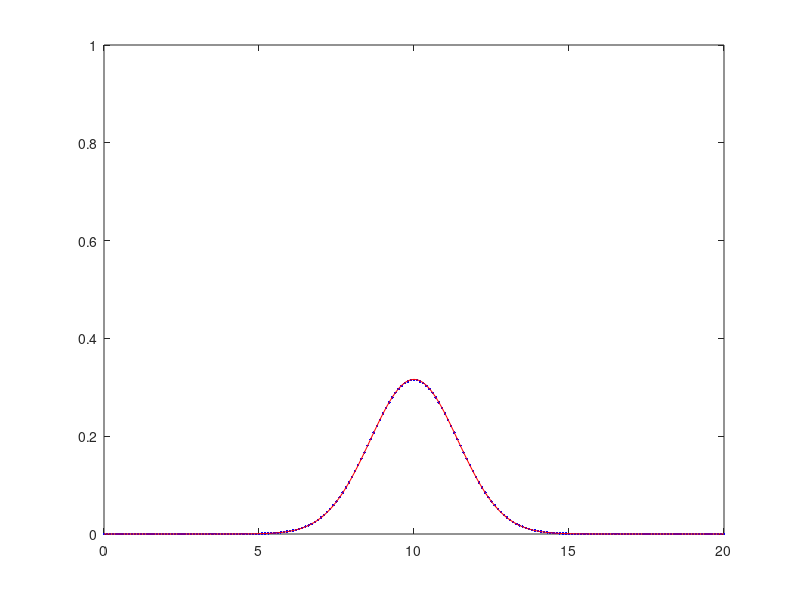

This chart was generated by the following MATLAB code:
%Kendell Crowley
%Lab 3 Question 1, PDF of the Lab can be found in README File.

%ensuring previously stored data in MATLAB workspace is cleared
clc;
clear;

%Length
L = 20;
%Number of grids
N = 201;
%Equal spacing of x
x = linspace(0,L,N)

length(x)
%%change in x
dx = L/(N-1);
%%change in time
dt = 4e-3;
%initial time
t0 = 0.1;
%final time
tf = 1;
%initial x (center of rod)
x0 = 10;
%equal spacing interval for time
time = t0:dt:tf;

length(time)

%anonymous function for the analytical concentration gradient, 
%in terms of x,t,t0,x0, where x and t are variables (inputs a vector for x)
a_Conc = @(x,t) sqrt(t0/t).*exp(-(x-x0).^2/(4*t));

%initial concentration vector found to be used before iteration
c = a_Conc(x,t0);

%Iteration which finds the new concentration for each time step, and stores
%the vector into a 2D matrix for future use
for n = 1:length(time)
    
    %new concentration gradiennt is found through old concetration value and 
    %finite difference discretization. Circshift is used for periodic boundary
    %conditions
    c = c + dt*(circshift(c,-1) - 2*c + circshift(c,1))/dx^2;
    
    %After each new concentration gradient is found, the vector is stored
    %to be graphed in real time later
    cstore(n,:) = c;
end

%plots both the analytical and DiffEq concetration vs x over a period of
%time
for i = 1:length(time) 
    %plots the concentration gradient calculated through finite difference/
    %DiffEq
    plot(x,cstore(i,:),'b.');
    hold on;
    
    %plots the analytical concentration as it varies with time to compare
    %with DiffEq method above
    plot(x,a_Conc(x,time(i)),'r-');
    hold off;
    axis([0 L 0 1]);
    pause(0.01);
end







